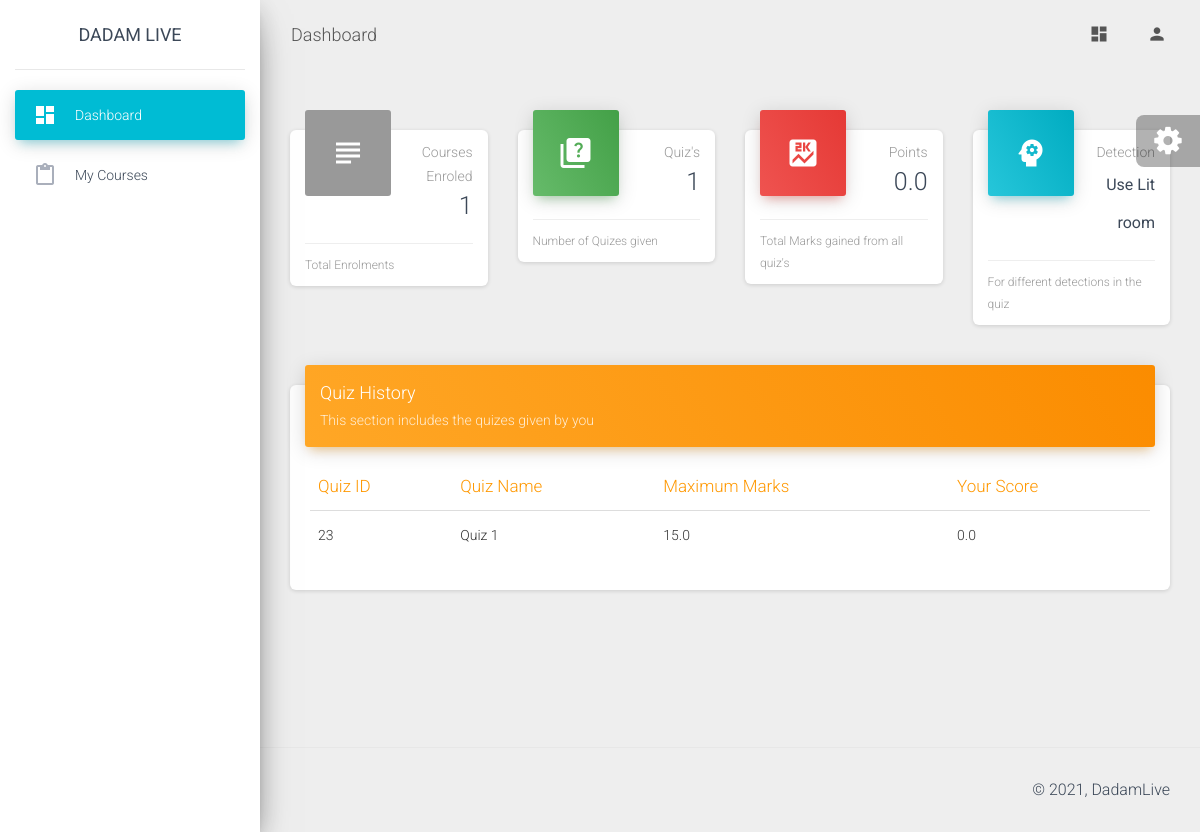
Before: /dashboard/student/ (signed in) with the older database file.
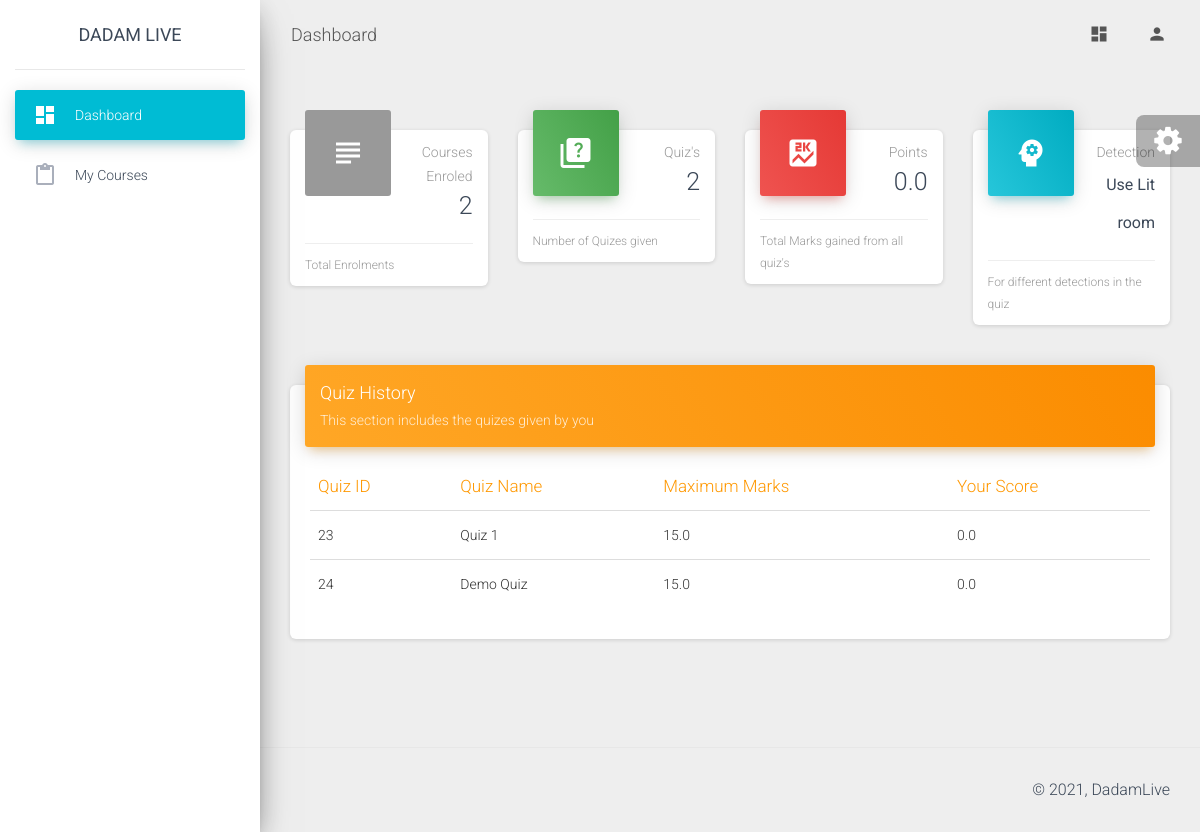
After: the same page with the newer database file.
### faculty/models.py (models this page shows, shortened)
class Submission(models.Model):
    quiz=models.ForeignKey(Quiz, on_delete=models.CASCADE, null=True, blank=True)
    user=models.ForeignKey(User, on_delete=models.CASCADE, null=True, blank=True)
    score=models.FloatField(default=0)
    submitted=models.BooleanField(default=False)
    ip_address=models.CharField(null=True, max_length=50)
    averagePlagiarism=models.FloatField(default=0)
    marks_assigned=models.BooleanField(default=False)

class Quiz(models.Model):
    course=models.ForeignKey(Course, on_delete=models.CASCADE, null=True, blank=True)
    quiz_name=models.CharField(null=True, max_length=500)
    start_date=models.DateTimeField(default=datetime.datetime.now())
    end_date=models.DateTimeField(default=datetime.datetime.now())
    created_on=models.DateTimeField(default=datetime.datetime.now())
    quizHeld=models.BooleanField(default=False)
    hidden=models.BooleanField(default=True)
    mcqMarksGenerated=models.BooleanField(default=False)
    webDetectionDone=models.BooleanField(default=False)
    studentAnswersMatched=models.BooleanField(default=False)
    maximum_marks=models.FloatField(default=0)
    disable_previous=models.BooleanField(default=False)

### student/views.py (the view)
# urls.py: path('',views.dashboardStudent,name="dashboardStudent"),
def dashboardStudent(request):
    student=basicChecking(request)
    if student[0]==False:
        return student[1]
    student=student[1]
    enrolments=Enrolment.objects.filter(user=request.user)
    total_enrolments=enrolments.count()
    submissions=Submission.objects.filter(user=request.user)
    total_quizes_given=submissions.count()
    points=0
    no_face=0
    audio=0
    for each in submissions:
        points+=each.score
        att=IllegalAttempt.objects.get(submission=each)
        no_face+=att.noPersonDetected
        audio+=att.numberOfTimesAudioDetected
    advise="Going Good"
    if audio>10:
        advise="Reduce noise"
    if no_face>30:
        advise="Use Lit room"
    return render(request,"student/dashboard.html",context={"advise": advise, "points": points, "student": student, "total_enrolments": total_enrolments, "total_quizes_given": total_quizes_given, "submissions": submissions})

### student/views.py (called while the page is built)
def basicChecking(request):
    if request.user.is_authenticated==False:
        return [False, redirect('home')]
    try:
        info=UserInformation.objects.get(user=request.user)
        if info.userType.userTypeCode==settings.CODE_STUDENT:
            student=Student.objects.get(user=request.user)
            return [True, student]
        return [False, redirect('home')]
    except:
        return [False, redirect('home')]

### student/templates/student/dashboard.html (shortened to what the changed rows need)
{% extends 'student/base.html' %} {% load static %}
{% block main_body %}
    <div class="row">
        <div class="col-lg-3 col-md-12 col-sm-12">
          <div class="card card-stats">
            <div class="card-header card-header-alert card-header-icon">
              <div class="card-icon">
                <i class="material-icons">subject</i>
              </div>
              <p class="card-category">Courses Enroled</p>
              <h3 class="card-title">{{total_enrolments}}
              </h3>
            </div>
          </div>
        </div>
        <div class="col-lg-3 col-md-12 col-sm-12">
          <div class="card card-stats">
            <div class="card-header card-header-success card-header-icon">
              <div class="card-icon">
                <i class="material-icons">quiz</i>
              </div>
              <p class="card-category">Quiz's</p>
              <h3 class="card-title">{{total_quizes_given}}</h3>
            </div>
          </div>
        </div>
      </div>
      <div class="row">
        <div class="col-lg-12 col-md-12">
          <div class="card">
            <div class="card-body table-responsive">
              <table class="table table-hover">
                <thead class="text-warning">
                  <th>Quiz ID</th>
                  <th>Quiz Name</th>
                  <th>Maximum Marks</th>
                  <th>Your Score</th>
                </thead>
                <tbody>
                  {% for each in submissions %}
                  <tr>
                    <td>{{each.quiz.id}}</td>
                    <td>{{each.quiz.quiz_name}}</td>
                    <td>{{each.quiz.maximum_marks}}</td>
                    {% if each.quiz.hidden %}
                      <td>Not Checked</td>
                    {% else %}
                      <td>{{each.score}}</td>
                    {% endif %}
                  </tr>
                  {% endfor %}
                </tbody>
              </table>
            </div>
          </div>
        </div>
      </div>
{% endblock %}

Changed rows visible on the page:
added Submission: quiz.id "24", quiz.quiz_name "Demo Quiz", quiz.maximum_marks "15.0", score "0.0"
Other visible differences:
{{ total_enrolments }}: "1" → "2"
{{ total_quizes_given }}: "1" → "2"
